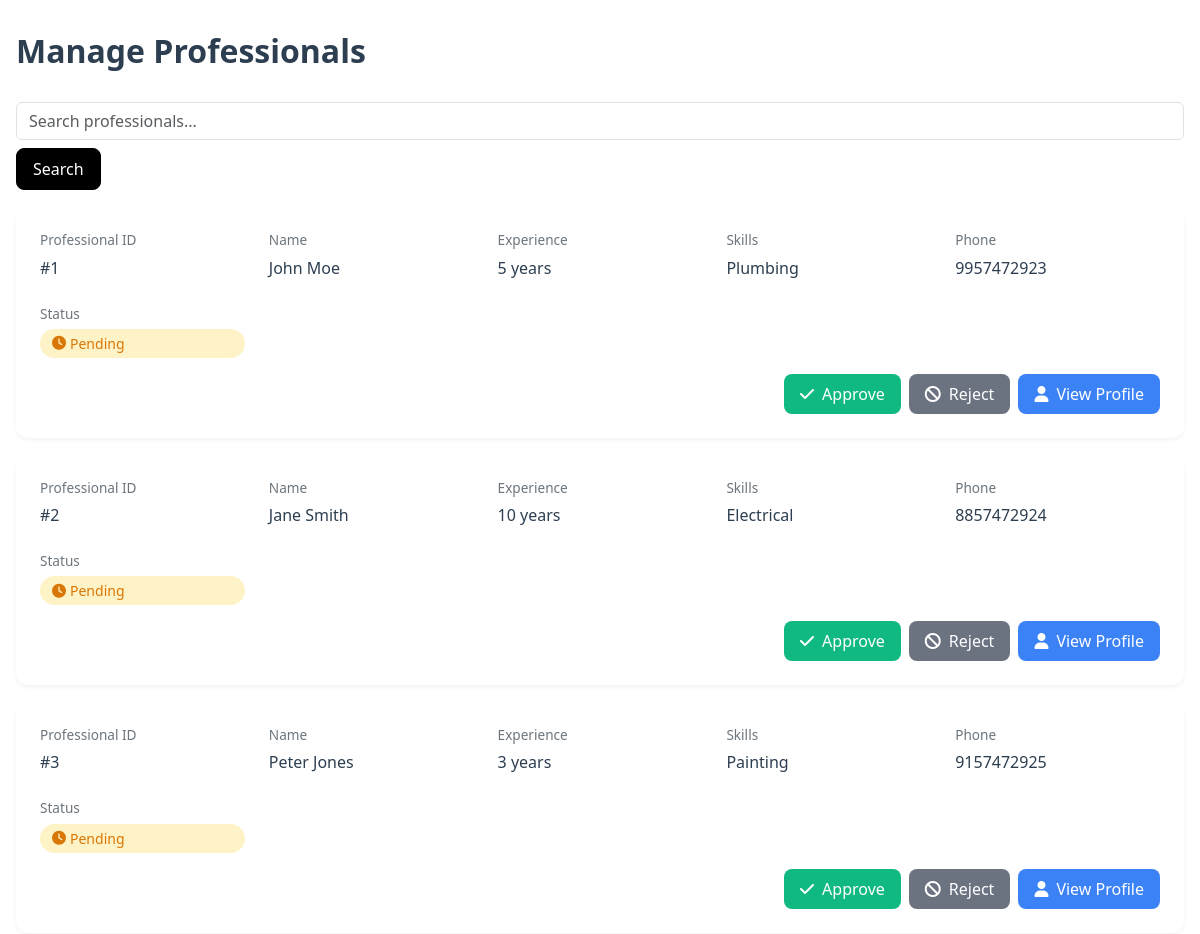
Before: /Admin_Manage_Professionals.html (signed in, upper part) with the older database file.
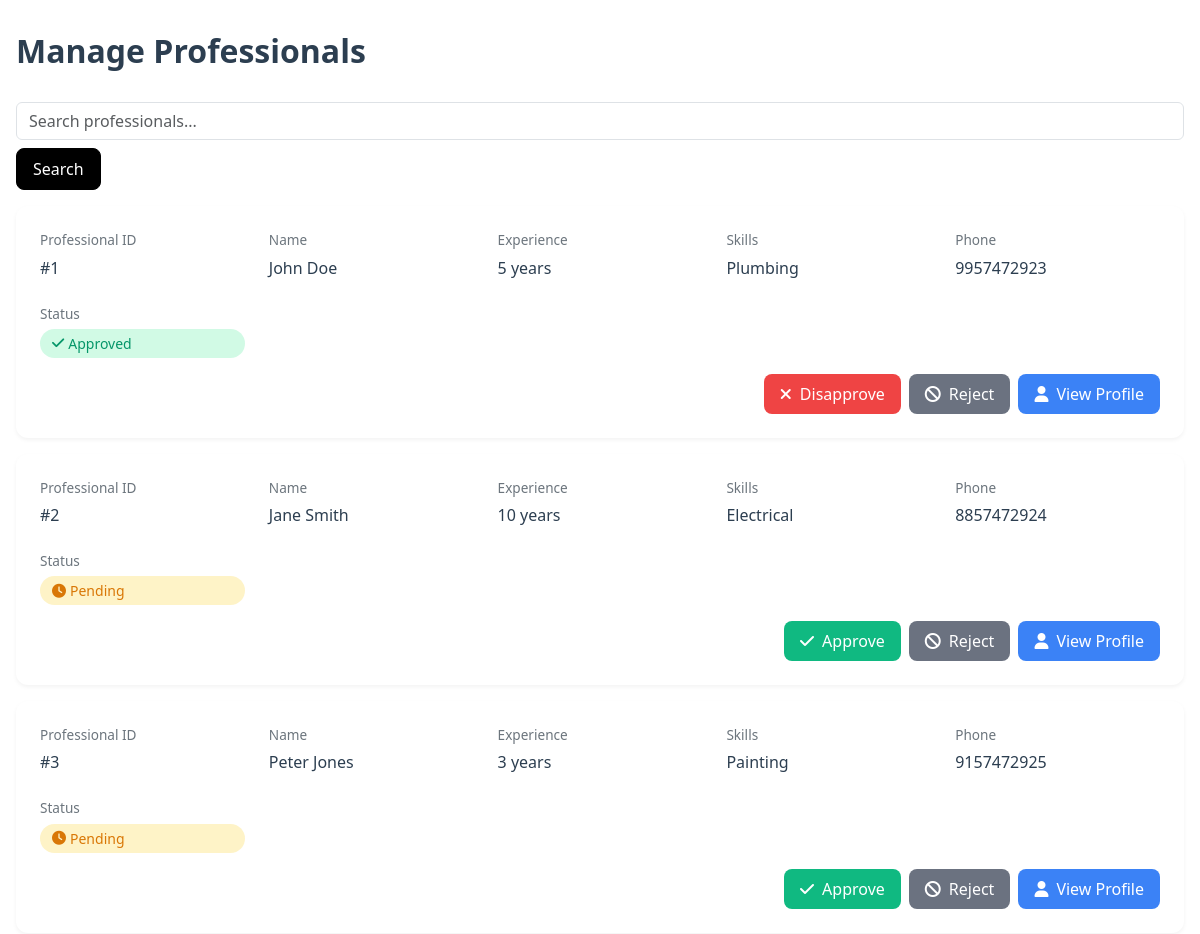
After: the same page with the newer database file.
### tables this page shows
CREATE TABLE Professionals (
    ProfessionalID INTEGER PRIMARY KEY,
    Email VARCHAR(255) UNIQUE NOT NULL,
    Password VARCHAR(255) NOT NULL,
    Name VARCHAR(255) NOT NULL,
    Experience VARCHAR(255),
    Skills TEXT,
    Address VARCHAR(255),
    CertificationFile VARCHAR(255),
    PostalCode VARCHAR(10),
    Phone TEXT UNIQUE
, Approved INT DEFAULT 0);

### backend/app.py (the view, shortened to what this page needs)
@app.route('/Admin_Manage_Professionals.html', methods=['GET', 'POST'])
def ADMINMANAGEPROFESSIONALS():
    if 'user_type' not in session or session['user_type'] != 'admin':
        return redirect(url_for('login'))
    conn = sqlite3.connect('database.db')
    cursor = conn.cursor()
    cursor.execute("SELECT * FROM Professionals WHERE ProfessionalID != 8")
    professionals = cursor.fetchall()
    conn.close()
    return render_template('Admin_Manage_Professionals.html', professionals=professionals)

### templates/Admin_Manage_Professionals.html (shortened to what the changed rows need)
<!DOCTYPE html>
<html lang="en">
<head>
    <link href="https://cdnjs.cloudflare.com/ajax/libs/bootstrap/5.3.0/css/bootstrap.min.css" rel="stylesheet">
    <link href="https://cdnjs.cloudflare.com/ajax/libs/font-awesome/6.4.0/css/all.min.css" rel="stylesheet">
    <link rel="stylesheet" href="https://cdnjs.cloudflare.com/ajax/libs/animate.css/4.1.1/animate.min.css"/>
</head>
<body>
    <div class="dashboard-container animate__animated animate__fadeInUp">
        <h1 class="page-title">Manage Professionals</h1>
        {% if professionals %}
            {% for professional in professionals %}
                <div class="professional-card animate__animated animate__fadeInUp">
                    <div class="professional-info">
                        <div class="info-group">
                            <span class="info-label">Professional ID</span>
                            <span class="info-value">#{{ professional[0] }}</span>
                        </div>
                        <div class="info-group">
                            <span class="info-label">Name</span>
                            <span class="info-value">{{ professional[3] }}</span>
                        </div>
                        <div class="info-group">
                            <span class="info-label">Experience</span>
                            <span class="info-value">{{ professional[4] }}</span>
                        </div>
                        <div class="info-group">
                            <span class="info-label">Skills</span>
                            <span class="info-value">{{ professional[5] }}</span>
                        </div>
                        <div class="info-group">
                            <span class="info-label">Phone</span>
                            <span class="info-value">{{ professional[9] }}</span>
                        </div>
                        <div class="info-group">
                            <span class="info-label">Status</span>
                            <span class="status-badge {% if professional[10] == 0 %}status-pending{% else %}status-approved{% endif %}">
                                {% if professional[10] == 0 %}
                                    <i class="fas fa-clock me-1"></i> Pending
                                {% else %}
                                    <i class="fas fa-check me-1"></i> Approved
                                {% endif %}
                            </span>
                        </div>
                    </div>
                    <div class="action-buttons">
                        <form method="POST" action="/Admin_Manage_Professionals.html">
                            {% if professional[10] == 0 %}
                                <button type="submit" class="btn btn-approve">
                                    <i class="fas fa-check"></i>
                                    Approve
                                </button>
                            {% else %}
                                <button type="submit" class="btn btn-disapprove">
                                    <i class="fas fa-times"></i>
                                    Disapprove
                                </button>
                            {% endif %}
                        </form>
                        <form method="POST" action="/Admin_Manage_Professionals.html">
                            <button type="submit" class="btn btn-reject">
                                <i class="fas fa-ban"></i>
                                Reject
                            </button>
                        </form>
                        <a href="/professionalProfile?professional_id={{ professional[0] }}" class="btn btn-profile">
                            <i class="fas fa-user"></i>
                            View Profile
                        </a>
                    </div>
                </div>
            {% endfor %}
        {% else %}
            <div class="empty-state animate__animated animate__fadeInUp">
                <i class="fas fa-users fa-3x mb-3"></i>
                <h3>No Professionals Found</h3>
                <p>There are currently no professionals registered in the system.</p>
            </div>
        {% endif %}
    </div>
</body>
</html>

Changed rows visible on the page:
changed Professionals "Plumbing": Name "John Moe" → "John Doe"; Approved "Pending Approve" → "Approved Disapprove"
